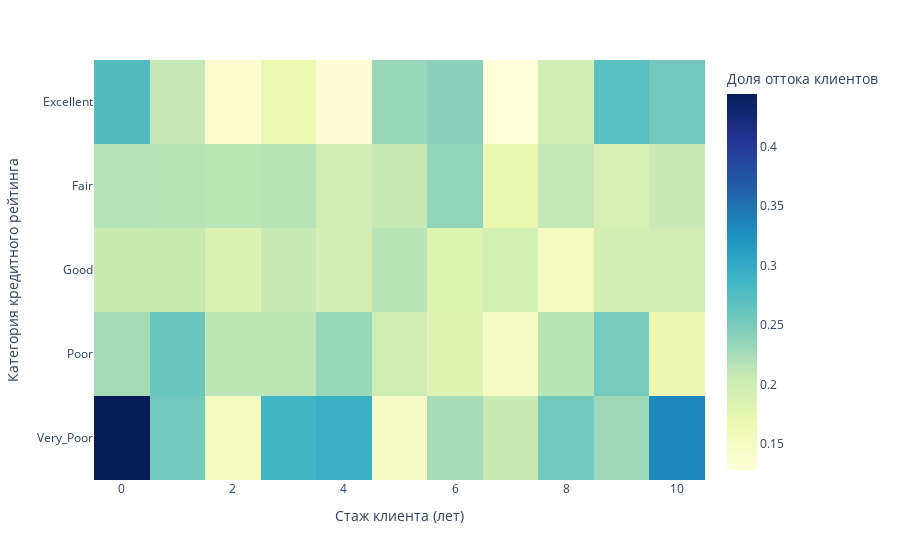

The notebook cell this image was saved under:
### Markdown cell above
## Задание 9.10

### Code cell
def get_credit_score_cat(credit_score):                 # функция разбиения кредитного рейтинга на категории
    if credit_score >= 300 and credit_score < 500:
        return "Very_Poor"
    elif credit_score >= 500 and credit_score < 601:
        return "Poor"
    elif credit_score >= 601 and credit_score < 661:
        return "Fair"
    elif credit_score >= 661 and credit_score < 781:
        return "Good"
    elif credit_score >= 781 and credit_score < 851:
        return "Excellent"
    elif credit_score >= 851:
        return "Top"
    elif credit_score < 300:
        return "Deep"
    
    
churn_data['CreditScoreCat'] = churn_data['CreditScore'].apply(get_credit_score_cat)   # Добавляем категории кредитного рейтинга
churn_data['CreditScoreCat'] = churn_data['CreditScoreCat'].astype('category')         # преобразуем тип столбца


churn_data_heatmap = churn_data.pivot_table(      # создаём сводную таблицу для тепловой карты
    values='Exited',
    index='CreditScoreCat',
    columns='Tenure',
    fill_value=0
).round(3)

fig = px.imshow(                                  # строим тепловую карту
    churn_data_heatmap,
    color_continuous_scale='YlGnBu',
    labels=dict(x='Стаж клиента (лет)', y='Категория кредитного рейтинга', color='Доля оттока клиентов')
    )
fig.show()

### Figure 1 — Plotly figure (JSON) as saved in the notebook; plotly's stock layout.template omitted (floating-point values rounded to 4 significant figures)
{"data": [{"coloraxis": "coloraxis", "hovertemplate": "Стаж клиента (лет): %{x}<br>Категория кредитного рейтинга: %{y}<br>Доля оттока клиентов: %{z}<extra></extra>", "name": "0", "type": "heatmap", "x": [0, 1, 2, 3, 4, 5, 6, 7, 8, 9, 10], "xaxis": "x", "y": ["Excellent", "Fair", "Good", "Poor", "Very_Poor"], "yaxis": "y", "z": [[0.275, 0.208, 0.137, 0.168, 0.132, 0.233, 0.241, 0.128, 0.196, 0.271, 0.255], [0.217, 0.216, 0.213, 0.216, 0.197, 0.207, 0.236, 0.171, 0.209, 0.19, 0.205], [0.204, 0.204, 0.187, 0.206, 0.195, 0.214, 0.183, 0.192, 0.152, 0.195, 0.198], [0.226, 0.259, 0.212, 0.212, 0.233, 0.199, 0.18, 0.151, 0.215, 0.251, 0.169], [0.444, 0.254, 0.152, 0.286, 0.293, 0.149, 0.225, 0.206, 0.254, 0.23, 0.333]]}], "layout": {"coloraxis": {"colorbar": {"title": {"text": "Доля оттока клиентов"}}, "colorscale": [[0, "rgb(255,255,217)"], [0.125, "rgb(237,248,177)"], [0.25, "rgb(199,233,180)"], [0.375, "rgb(127,205,187)"], [0.5, "rgb(65,182,196)"], [0.625, "rgb(29,145,192)"], [0.75, "rgb(34,94,168)"], [0.875, "rgb(37,52,148)"], [1, "rgb(8,29,88)"]]}, "margin": {"t": 60}, "xaxis": {"anchor": "y", "constrain": "domain", "domain": [0, 1], "scaleanchor": "y", "title": {"text": "Стаж клиента (лет)"}}, "yaxis": {"anchor": "x", "autorange": "reversed", "constrain": "domain", "domain": [0, 1], "title": {"text": "Категория кредитного рейтинга"}}}}
